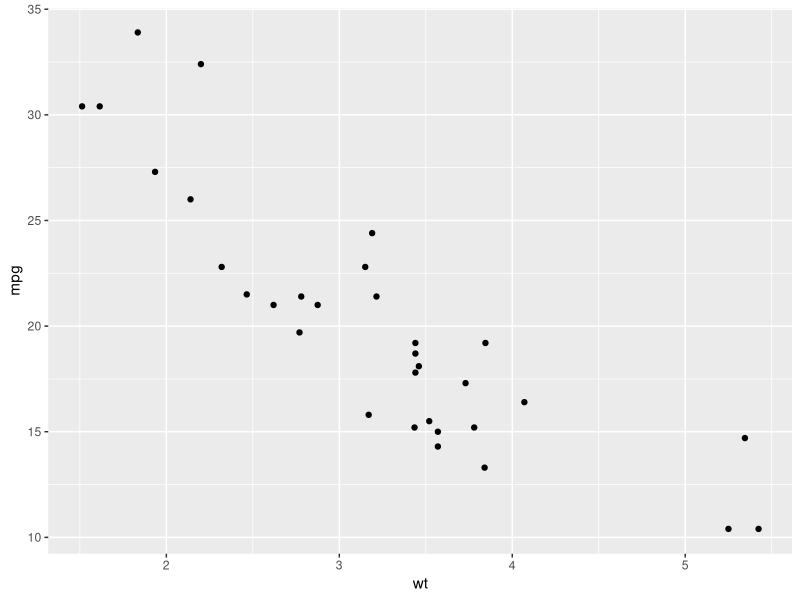
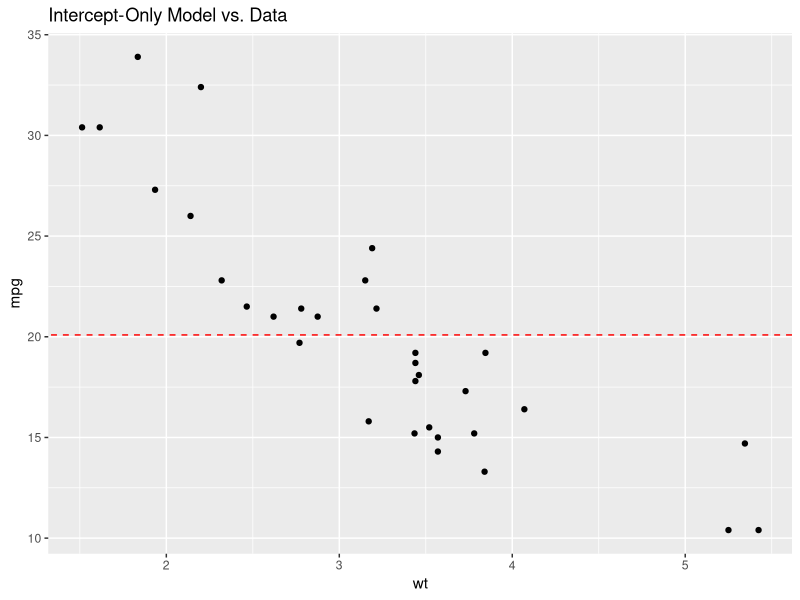
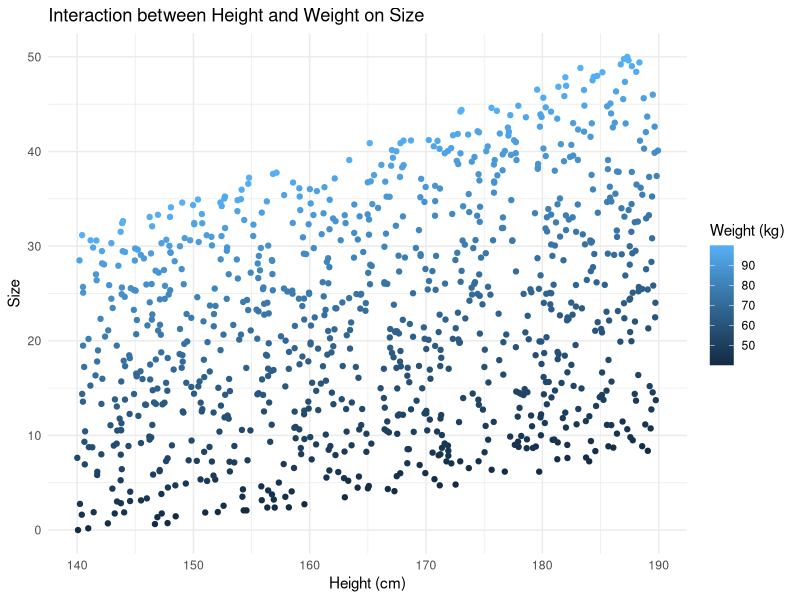

Recreate these plots in R, in order.
## ---- chunk 1
library(lme4)
library(tidyverse)
## ---- chunk 2
# install.packages("skimr") # install if needed
mtcars <- mtcars # load data and assign

# review your data
# skim_mtcars <- skimr::skim(mtcars)
# View(skim_mtcars)
# 
# ?mtcars
# 
# summary(mtcars)
## ---- chunk 3
ggplot(mtcars, aes(x = wt, y = mpg)) +
  geom_point()
## ---- chunk 4
m1 <- lm(mpg ~ wt, data = mtcars)
summary(m1)

m2 <- lm(mpg ~ wt + hp, data = mtcars)
summary(m2)

m3 <- lm(mpg ~ wt + hp + disp, data = mtcars)
summary(m3)

m.all <- lm(mpg ~ ., data = mtcars)
summary(m.all)

stepwise_model <- step(m.all, direction = "both")

m.best <- lm(mpg ~ wt + qsec + am, data = mtcars)
summary(m.best)
## ---- chunk 5
m0 <- lm(mpg ~ 1, data = mtcars) # intercept-only model
summary(m0)
## ---- chunk 6
m0
coef(m0) # no slope = slope of zero

ggplot(mtcars, aes(x = wt, y = mpg)) +
  geom_point() +
  geom_abline(intercept = mean(mtcars$mpg), slope = 0, color = "red", linetype = "dashed") +
  labs(title = "Intercept-Only Model vs. Data")

## ---- chunk 7
AIC(m0, m.best)

anova(m0, m1)
## ---- chunk 8
# you can just run this whole thing :)

# set seed for reproducibility
set.seed(456) # set the seed of the random number generator to a fixed starting point

# generate a simulated dataset
n <- 1000  # number of students

Height <- runif(n, 140, 190)  # Heights between 140 cm and 190 cm

Weight <- runif(n, 40, 100)  # Weights between 40 kg and 100 kg

# simulate uniform size as a function of Height, Weight, and Height:Weight
# add some noise to make the data more realistic :)
Size <- 50 + 0.3 * Height + 0.15 * Weight + 0.05 * Height * Weight + rnorm(n, mean = 0, sd = 3)
Size <- 50 * (Size - min(Size)) / (max(Size) - min(Size))

Student_stats <- data.frame(Size, Height, Weight)

# model
uniforms_max <- lm(Size ~ Height * Weight, data = Student_stats)
summary(uniforms_max)

# visualize the interaction
ggplot(uniforms_max, aes(x = Height, y = Size, color = Weight)) +
  geom_point() +
  geom_smooth(method = "lm", aes(group = Weight), se = FALSE) +
  labs(title = "Interaction between Height and Weight on Size",
       x = "Height (cm)",
       y = "Size",
       color = "Weight (kg)") +
  theme_minimal()

## ---- chunk 9
uniforms_max <- lm(Size ~ Height * Weight, data = Student_stats)

uniforms_long <- lm(Size ~ Height + Weight + Height:Weight, data = Student_stats)

uniforms_2 <- lm(Size ~ Height + Height:Weight, data = Student_stats)

uniforms_3  <- lm(Size ~ Height + Weight, data = Student_stats)

anova(uniforms_long, uniforms_3)
anova(uniforms_3, uniforms_2)
## ---- chunk 10
m.best <- lm(mpg ~ wt + qsec + am, data = mtcars)
## ---- chunk 11
will <- lm(mpg ~ wt + qsec + am + wt:am , data = mtcars)
summary(will)

anova(m.best, will)
anova(will, m.best)

brandon <- lm(mpg ~ wt + qsec + am + hp + wt:hp , data = mtcars)
summary(brandon)

anova(m.best, brandon)



